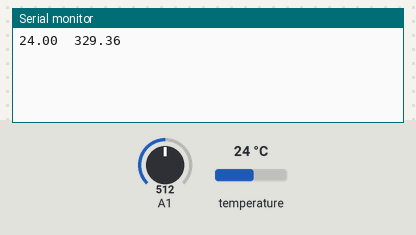
Simulated run of this sketch. Board: Arduino Uno, built with avr-gcc and run on an emulated ATmega328P. On the bench: the last lines printed to the serial monitor. The test bench sets the inputs (shaded band); at power-on: A1 = 512, temperature 24 °C.

Above: at 2.5 s.
2.6 s: A1 set to 0
At 4.1 s:
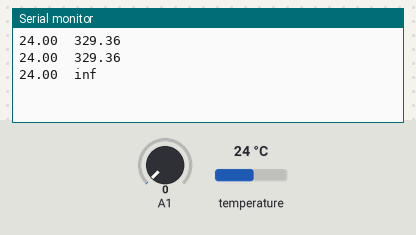
6.5 s: temperature set to 12 °C
At 6.5 s:
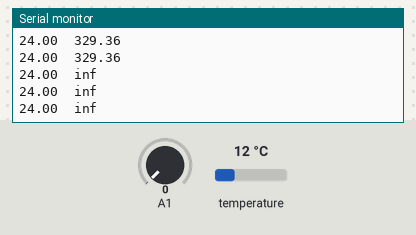
8.3 s: temperature set to 19 °C
At 9.8 s:
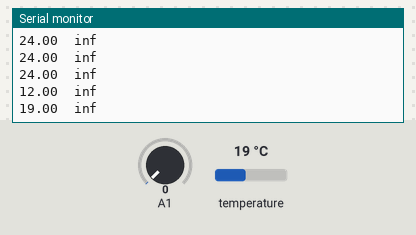
10.1 s: A1 set to 122
At 11.0 s:
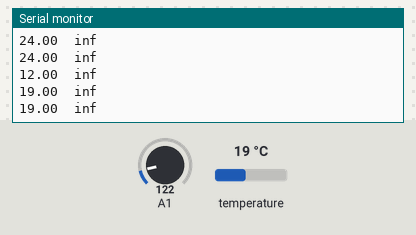
Timing chart, 0 to 12.9 s (numbered marks = the images above; inputs shaded):
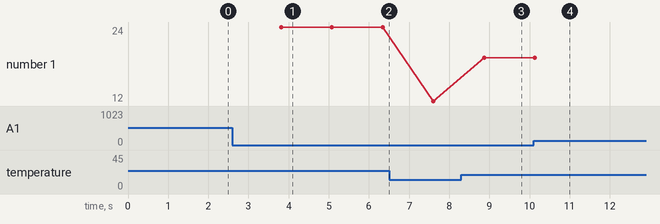

The sketch:

tempR.ino
```cpp
#include <OneWire.h>
#include <DallasTemperature.h>
#define SIG_PIN 10
OneWire oneWire(SIG_PIN);
DallasTemperature ds(&oneWire);
float V1;
float R2;
float readvalue;
void setup()
{
  Serial.begin(9600);
  ds.begin();
}
void loop()
{
  delay(500);
  readvalue= analogRead(A1);
  V1= (readvalue*3.3)/1023;
  R2= 330*(3.3-V1)/V1;
  ds.requestTemperatures();
  float temp = ds.getTempCByIndex(0);
  Serial.print(temp);
  Serial.print("  ");
  Serial.println(R2);
}
```

Measured:
- after the input at 2.6 s, the serial monitor: prints a new line after 1.2 s (image 1)
- after the input at 8.3 s, the serial monitor: prints a new line after 0.57 s (image 3)
- plotted number 1: 24 → 12 after the input at 6.5 s, 12 → 19 after the input at 8.3 s
